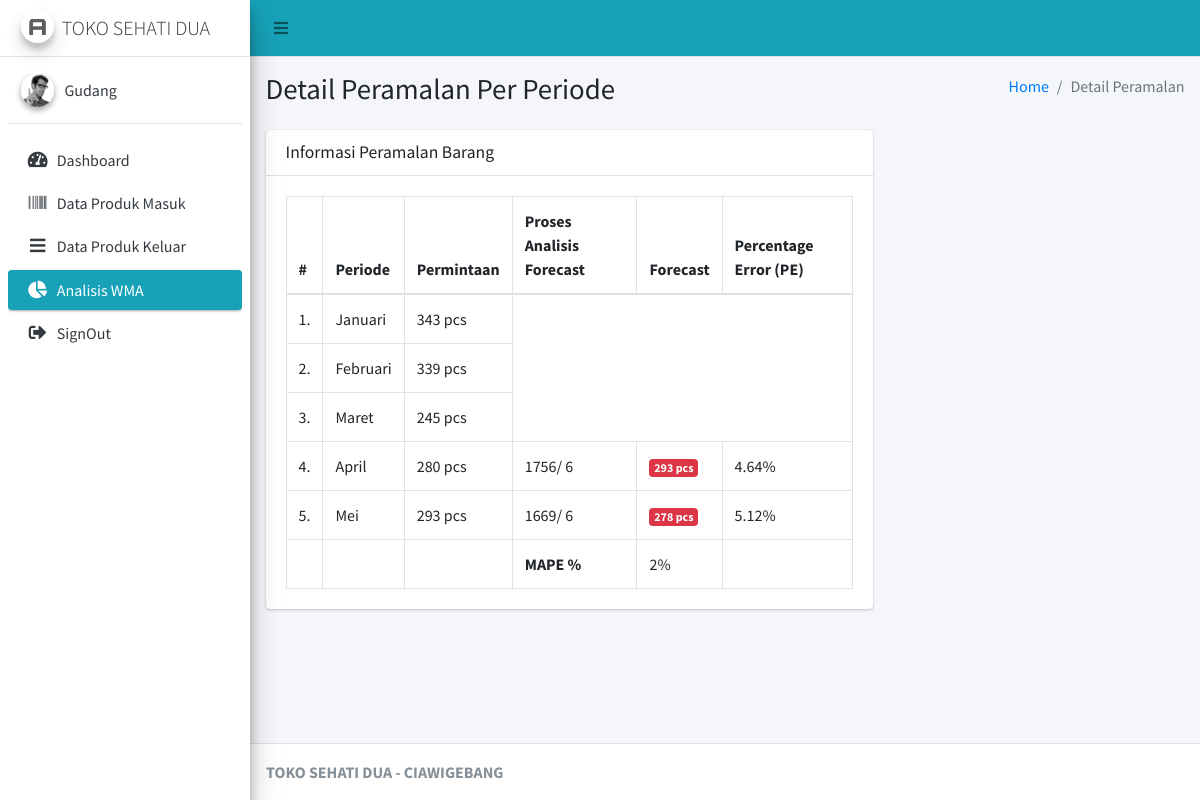
Screenshot of /Gudang/cAnalisis/detail_peramalan/1 (signed in) with the database file from the repository.
### tables this page shows
CREATE TABLE `produk` (
  `id_produk` int(11) NOT NULL,
  `id_kategori` int(11) NOT NULL,
  `id_user` int(11) NOT NULL,
  `nama_supplier` varchar(125) NOT NULL,
  `nama_produk` varchar(125) NOT NULL,
  `keterangan` varchar(125) NOT NULL,
  `gambar` text NOT NULL,
  `harga` varchar(125) NOT NULL
);

### application/controllers/Gudang/cAnalisis.php (called while the page is built, shortened)
<?php
class cAnalisis extends CI_Controller
{
	public function __construct()
	{
		$this->load->model('mPeramalan');
	}
	public function detail_peramalan($id_bb)
	{
		$data = array(
			'periode' => $this->mPeramalan->periode($id_bb),
			'id_jenis' => $id_bb
		);
		$this->load->view('Gudang/Layout/head');
		$this->load->view('Gudang/Layout/aside');
		$this->load->view('Gudang/Analisis/vDetailPeramalan', $data);
		$this->load->view('Gudang/Layout/footer');
	}
}

### index.php (called while the page is built, shortened)
<?php
require_once BASEPATH.'core/CodeIgniter.php';

### application/models/mPeramalan.php (called while the page is built, shortened)
<?php
class mPeramalan extends CI_Model
{
	public function periode($id_bb)
	{
		return $this->db->query("SELECT SUM(qty_keluar) as qty, produk.id_produk, MONTH(tgl_keluar) as bulan, keterangan FROM produk_keluar JOIN produk ON produk_keluar.id_produk_masuk=produk.id_produk  WHERE produk.id_produk='" . $id_bb . "' GROUP BY produk.id_produk, MONTH(tgl_keluar)")->result();
	}
}

### application/views/Gudang/Analisis/vDetailPeramalan.php (the view, shortened to what this page needs)
<div class="content-wrapper">
	<section class="content-header">
		<div class="container-fluid">
			<div class="row mb-2">
				<div class="col-sm-6">
					<h1>Detail Peramalan Per Periode</h1>
				</div>
				<div class="col-sm-6">
					<ol class="breadcrumb float-sm-right">
						<li class="breadcrumb-item"><a href="#">Home</a></li>
						<li class="breadcrumb-item active">Detail Peramalan</li>
					</ol>
				</div>
			</div>
		</div>
	</section>
	<section class="content">
		<div class="container-fluid">
			<div class="row">
				<div class="col-md-8">
					<div class="card">
						<div class="card-header">
							<h3 class="card-title">Informasi Peramalan Barang</h3>
						</div>
						<div class="card-body">
							<table class="table table-bordered">
								<thead>
									<tr>
										<th style="width: 10px">#</th>
										<th>Periode</th>
										<th>Permintaan</th>
										<th>Proses Analisis Forecast</th>
										<th style="width: 40px">Forecast</th>
										<th>Percentage Error (PE)</th>
									</tr>
								</thead>
								<tbody>
									<?php
									$no = 1;
									foreach ($periode as $key => $value) {
									?>
										<tr>
											<td><?= $no++ ?>.</td>
											<td><?php
												if ($value->bulan == '1') {
													echo 'Januari ';
												} else if ($value->bulan == '2') {
													echo 'Februari ';
												} else if ($value->bulan == '3') {
													echo 'Maret ';
												} else if ($value->bulan == '4') {
													echo 'April ';
												} else if ($value->bulan == '5') {
													echo 'Mei ';
												} else if ($value->bulan == '6') {
													echo 'Juni ';
												} else if ($value->bulan == '7') {
													echo 'Juli ';
												} else if ($value->bulan == '8') {
													echo 'Agustus ';
												} else if ($value->bulan == '9') {
													echo 'September ';
												} else if ($value->bulan == '10') {
													echo 'Oktober ';
												} else if ($value->bulan == '11') {
													echo 'November ';
												} else if ($value->bulan == '12') {
													echo 'Desember ';
												}
												?></td>
											<td><?= $value->qty ?> <?= $value->keterangan ?></td>
											<?php
											$forecast = $this->db->query("SELECT SUM(qty_keluar) as qty, id_produk, MONTH(tgl_keluar) as bulan FROM `produk_keluar` JOIN produk ON produk_keluar.id_produk_masuk=produk.id_produk WHERE id_produk='" . $value->id_produk . "' AND MONTH(tgl_keluar) < '" . $value->bulan . "' GROUP BY id_produk, MONTH(tgl_keluar) ORDER BY MONTH(tgl_keluar) DESC LIMIT 3")->result();
											$hasil = 0;
											$bobot = 3;
											if ($value->bulan > 3) {
											?>
												<td>
													<?php
													foreach ($forecast as $key => $item) {
														$hasil += (($item->qty * $bobot--));
													}
													$hasil_forecast = $hasil / 6;
													echo $hasil . '/ 6';
													?>
												</td>
												<td><span class="badge bg-danger"><?= round($hasil_forecast) ?> <?= $value->keterangan ?></span></td>
												<?php
												$pe = abs(round((($value->qty - round($hasil_forecast)) / $value->qty) * 100, 2));
												$jml_pe[] = $pe;
												?>
												<td><?= $pe ?>%</td>
											<?php
											}
											?>
										</tr>
									<?php
									}
									?>
								</tbody>
								<tfoot>
									<?php
									$total = 0;
									for ($pe = 0; $pe  < sizeof($jml_pe); $pe++) {
										$total += $jml_pe[$pe];
									}
									?>
									<tr>
										<td>&nbsp;</td>
										<td>&nbsp;</td>
										<td>&nbsp;</td>
										<td><strong>MAPE %</strong></td>
										<td><?= round($total / 5) ?>%</td>
									</tr>
								</tfoot>
							</table>
						</div>
					</div>
				</div>
			</div>
		</div>
	</section>
</div>

### rows the page displays
produk: shows "Januari", qty "343", keterangan "pcs", shows "Februari", qty "339", shows "Maret", qty "245", shows "April", qty "280", hasil "1756", hasil_forecast "293", pe "4.64", shows "Mei", qty "293", hasil "1669", hasil_forecast "278", pe "5.12"

### other values shown
$total / 5 "2"
